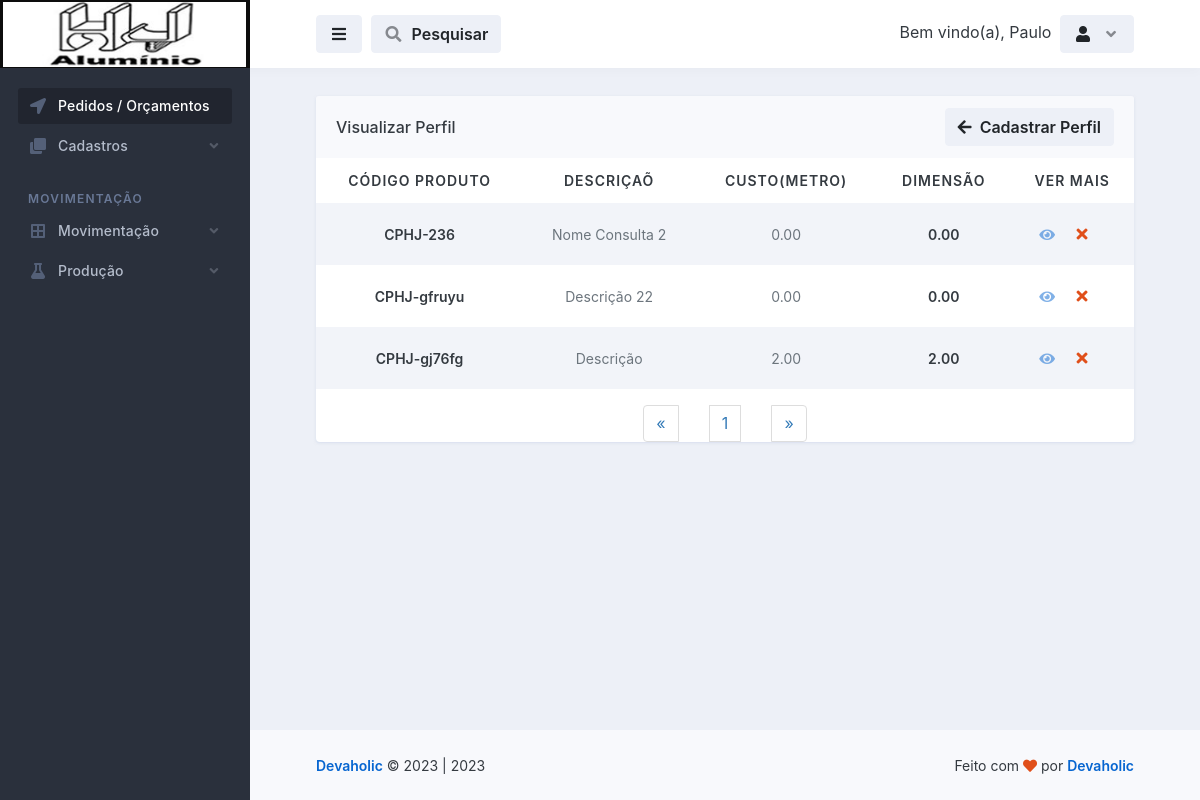
The page /perfil/visualizar_perfil.php (signed in) on the database as committed earlier.
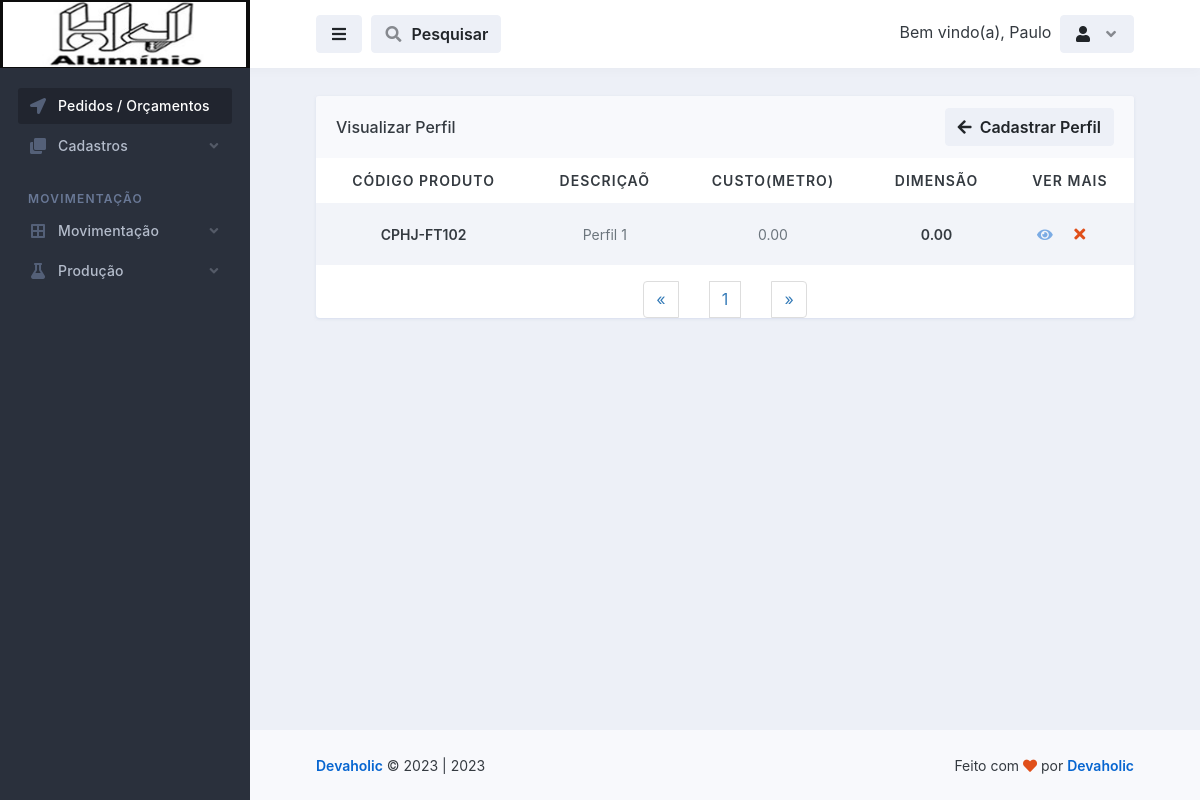
The same page on the database as committed later.
### tables this page shows
CREATE TABLE `perfil` (
  `id` int(11) NOT NULL,
  `descricao` varchar(255) NOT NULL,
  `puxadoracoplado` varchar(11) NOT NULL,
  `ponteira_acoplado` varchar(11) NOT NULL,
  `ponteira_obrigatoria` varchar(11) NOT NULL,
  `exige_pinturano_vidro` varchar(11) NOT NULL,
  `agregar` varchar(255) NOT NULL,
  `unidade` varchar(255) NOT NULL,
  `vidro` varchar(255) NOT NULL,
  `esquadreta` varchar(255) NOT NULL,
  `esquadreta_reforcada_a` varchar(255) NOT NULL,
  `esquadreta_reforcada_b` varchar(255) NOT NULL,
  `esquadreta_dupla` varchar(255) NOT NULL,
  `custo_metro` decimal(10,2) NOT NULL,
  `desconto_corte_perfil` decimal(10,2) NOT NULL,
  `desconto_corte_vidro` decimal(10,2) NOT NULL,
  `desconto_corte_travessa` decimal(10,2) NOT NULL,
  `desconto_corte_travessa_oculta` decimal(10,2) NOT NULL,
  `perda_bordas` decimal(10,2) NOT NULL,
  `perda_corte` decimal(10,2) NOT NULL,
  `dimensao` decimal(10,2) NOT NULL,
  `perda_bordas_retalho` decimal(10,2) NOT NULL,
  `perda_corte_retalho` decimal(10,2) NOT NULL,
  `codigo_produto` varchar(50) NOT NULL,
  `ultima_alteracao` decimal(10,2) NOT NULL,
  `largura_da_mascara` decimal(10,2) NOT NULL,
  `codigo_da_fabrica` decimal(10,2) NOT NULL,
  `referencias_do_mercado` text NOT NULL,
  `detalhes` text NOT NULL,
  `imagem` varchar(255) NOT NULL,
  `ativo` varchar(11) NOT NULL
);

### database.php (called while the page is built, shortened)
<?php
    class database
    {
        public $server = 'localhost';
        public $user = 'root';
        public $pass = '';
        public $bdn = 'maxportas';
        public function __construct()
        {
            try{
            $this->conn = new PDO('mysql:host='.$this->server.'; dbname='.$this->bdn, $this->user, $this->pass);
            } catch(PDOException $e){
                echo "Error $e";
            }
        }
    }
?>

### controllers/controllers_perfil.php (called while the page is built, shortened)
<?php
    include "../database.php";
class controllers_perfil extends database
{
    public function selecionar_perfil()
    {
        $selecionar_perfil = $this->conn->prepare("SELECT * FROM perfil ORDER BY id DESC");
        $selecionar_perfil->execute();
        $resulperfil = $selecionar_perfil->fetchAll(PDO::FETCH_ASSOC);
        return $resulperfil;
    }
}
?>

### perfil/visualizar_perfil.php (the view, shortened to what the changed rows need)
<?php
require_once "../config.php";
$conn = mysqli_connect($DBHOST, $DBUSER, $DBPASS, $DBNAME);
$pagina = (isset($_GET['pagina']))? $_GET['pagina'] : 1;
$result_perfil = "SELECT * FROM perfil";
$resultado_perfil = mysqli_query($conn, $result_perfil);
$total_perfil = mysqli_num_rows($resultado_perfil);
$quantidade_pg = 10;
$num_pagina = ceil($total_perfil/$quantidade_pg);
$incio = ($quantidade_pg*$pagina)-$quantidade_pg;
$result_perfil = "SELECT * FROM perfil limit $incio, $quantidade_pg";
$resultado_perfil = mysqli_query($conn, $result_perfil);
?>
<!doctype html>
<html lang="en">
  <head>
    <link rel="stylesheet" id="css-main" href="../assets/css/dashmix.min.css">
    <link rel="stylesheet" href="../assets/css/pagination.css">
  </head>
  <body>
    <div id="page-container" class="sidebar-o sidebar-dark enable-page-overlay side-scroll page-header-fixed main-content-narrow">
      <main id="main-container">
        <div class="content content-full content-boxed">
          <div class="row">
            <div class="col-md-12">
              <div class="block block-rounded block-mode-loading-refresh">
                <div class="table-responsive">
                  <table class="table table-striped table-hover table-borderless table-vcenter fs-sm">
                  <?php
                    require_once "../controllers/controllers_perfil.php";
                    $selecionar_perfil = new controllers_perfil();
                    $result_perfil = $selecionar_perfil->selecionar_perfil();
                    if(count($result_perfil) > 0)
                    { ?>
                    <thead style="text-align: center;">
                      <tr class="text-uppercase">
                        <th>Código Produto</th>
                        <th>Descriçaõ</th>
                        <th>Custo(metro)</th>
                        <th>Dimensão</th>
                        <th>Ver Mais</th>
                      </tr>
                    </thead>
                    <?php }?>
                    <tbody style="text-align: center;">
                        <?php
                            require_once "../controllers/controllers_perfil.php";
                            $selecionar_perfil = new controllers_perfil();
                            $result_perfil = $selecionar_perfil->selecionar_perfil();
                            if(count($result_perfil) > 0)
                            {
                              while($row_perfil = mysqli_fetch_assoc($resultado_perfil)){ ?>
                                <tr style="text-align: center;">
                                  <td>
                                      <span class="fw-semibold"><?php echo $row_perfil['codigo_produto']; ?></span>
                                  </td>
                                  <td>
                                    <span class="fs-sm text-muted"><?php echo $row_perfil['descricao'];?></span>
                                  </td>
                                  <td>
                                    <span class="fs-sm text-muted"><?php echo $row_perfil['custo_metro'];?></span>
                                  </td>
                                  <td>
                                      <span class="fw-semibold"><?php echo $row_perfil['dimensao']; ?></span>
                                  </td>
                                  <td class="text-center text-nowrap fw-medium" style="display: flex; justify-content: center; align-items: center;">
                                    <a href="vermais_perfil.php?view_perfil=<?php $idCriptografado = base64_encode($row_perfil['id']); echo $idCriptografado;?>">
                                        <i class="fa fa-eye me-1 opacity-50"></i>
                                    </a>
                                    <?php
                                       echo "<button class='btn' onclick='abrirModal(".$row_perfil['id'].")'><i class='fa fa-fw fa-times text-danger'></i></button>";
                                    ?>
                                  </td>
                                </tr>
                          <?php } } else{ echo "<h1>Nenhum registo encontrado!</h1>"; } ?>
                    </tbody>
                  </table>
                <nav class="text-center">
                  <ul class="pagination" style="display: flex; align-items: center; justify-content: space-between; width: 20%; margin: auto;">
                    <?php
                    for($i = 1; $i < $num_pagina + 1; $i++){ ?>
                      <li><a href="visualizar_perfil.php?pagina=<?php echo $i; ?>"><?php echo $i; ?></a>
                      </li>
                    <?php } ?>
                  </ul>
                </nav>
                </div>
                </div>
              </div>
        </div>
      </main>
    </div>
  </body>
</html>

Rows that differ between the two databases and show on the page:
removed perfil: codigo_produto "CPHJ-236", descricao "Nome Consulta 2", custo_metro "0.00", dimensao "0.00"
removed perfil: codigo_produto "CPHJ-gfruyu", descricao "Descrição 22", custo_metro "0.00", dimensao "0.00"
removed perfil: codigo_produto "CPHJ-gj76fg", descricao "Descrição", custo_metro "2.00", dimensao "2.00"
added perfil: codigo_produto "CPHJ-FT102", descricao "Perfil 1", custo_metro "0.00", dimensao "0.00"
